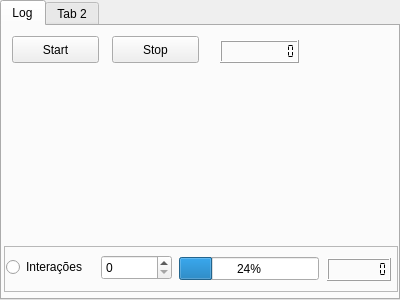
<?xml version="1.0" encoding="UTF-8"?>
<ui version="4.0">
 <class>TabWidget</class>
 <widget class="QTabWidget" name="TabWidget">
  <property name="geometry">
   <rect>
    <x>0</x>
    <y>0</y>
    <width>400</width>
    <height>300</height>
   </rect>
  </property>
  <property name="windowTitle">
   <string>Log</string>
  </property>
  <property name="currentIndex">
   <number>0</number>
  </property>
  <widget class="QWidget" name="tab_2">
   <attribute name="title">
    <string>Log</string>
   </attribute>
   <widget class="QPushButton" name="startButton">
    <property name="geometry">
     <rect>
      <x>10</x>
      <y>10</y>
      <width>87</width>
      <height>27</height>
     </rect>
    </property>
    <property name="text">
     <string>Start</string>
    </property>
   </widget>
   <widget class="QPushButton" name="stopButton">
    <property name="geometry">
     <rect>
      <x>110</x>
      <y>10</y>
      <width>87</width>
      <height>27</height>
     </rect>
    </property>
    <property name="text">
     <string>Stop</string>
    </property>
    <property name="shortcut">
     <string/>
    </property>
   </widget>
   <widget class="QFrame" name="frame">
    <property name="geometry">
     <rect>
      <x>2</x>
      <y>220</y>
      <width>394</width>
      <height>46</height>
     </rect>
    </property>
    <property name="frameShape">
     <enum>QFrame::StyledPanel</enum>
    </property>
    <property name="frameShadow">
     <enum>QFrame::Raised</enum>
    </property>
    <widget class="QRadioButton" name="radioButton">
     <property name="geometry">
      <rect>
       <x>2</x>
       <y>11</y>
       <width>95</width>
       <height>20</height>
      </rect>
     </property>
     <property name="autoFillBackground">
      <bool>false</bool>
     </property>
     <property name="text">
      <string>Interações</string>
     </property>
    </widget>
    <widget class="QSpinBox" name="spinBox">
     <property name="geometry">
      <rect>
       <x>97</x>
       <y>9</y>
       <width>71</width>
       <height>25</height>
      </rect>
     </property>
    </widget>
    <widget class="QProgressBar" name="progressBar">
     <property name="geometry">
      <rect>
       <x>175</x>
       <y>11</y>
       <width>140</width>
       <height>23</height>
      </rect>
     </property>
     <property name="value">
      <number>24</number>
     </property>
    </widget>
    <widget class="QLCDNumber" name="lcdNumber">
     <property name="geometry">
      <rect>
       <x>323</x>
       <y>12</y>
       <width>64</width>
       <height>23</height>
      </rect>
     </property>
     <property name="smallDecimalPoint">
      <bool>false</bool>
     </property>
     <property name="numDigits">
      <number>8</number>
     </property>
     <property name="segmentStyle">
      <enum>QLCDNumber::Flat</enum>
     </property>
    </widget>
   </widget>
   <widget class="QLCDNumber" name="lcdNumber_2">
    <property name="geometry">
     <rect>
      <x>218</x>
      <y>14</y>
      <width>79</width>
      <height>23</height>
     </rect>
    </property>
    <property name="smallDecimalPoint">
     <bool>false</bool>
    </property>
    <property name="numDigits">
     <number>10</number>
    </property>
    <property name="segmentStyle">
     <enum>QLCDNumber::Flat</enum>
    </property>
   </widget>
  </widget>
  <widget class="QWidget" name="tab">
   <attribute name="title">
    <string>Tab 2</string>
   </attribute>
  </widget>
 </widget>
 <resources/>
 <connections/>
</ui>
